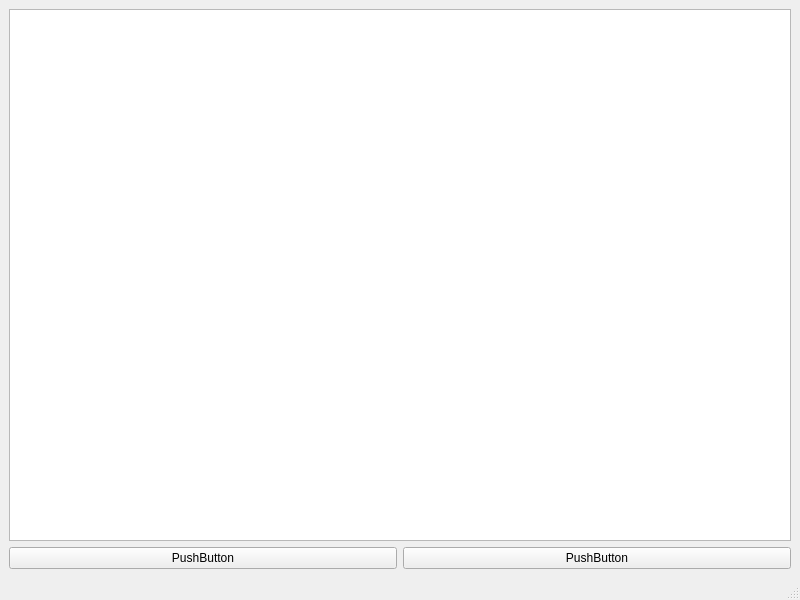
<?xml version="1.0" encoding="UTF-8"?>
<ui version="4.0">
 <class>MainWindow</class>
 <widget class="QMainWindow" name="MainWindow">
  <property name="geometry">
   <rect>
    <x>0</x>
    <y>0</y>
    <width>800</width>
    <height>600</height>
   </rect>
  </property>
  <property name="windowTitle">
   <string>MainWindow</string>
  </property>
  <widget class="QWidget" name="centralwidget">
   <layout class="QGridLayout" name="gridLayout_2">
    <item row="1" column="0">
     <layout class="QVBoxLayout" name="verticalLayout">
      <item>
       <layout class="QHBoxLayout" name="horizontalLayout">
        <item>
         <widget class="QPushButton" name="pushButton">
          <property name="text">
           <string>PushButton</string>
          </property>
         </widget>
        </item>
        <item>
         <widget class="QPushButton" name="pushButton_2">
          <property name="text">
           <string>PushButton</string>
          </property>
         </widget>
        </item>
       </layout>
      </item>
     </layout>
    </item>
    <item row="0" column="0">
     <widget class="QListWidget" name="listWidget"/>
    </item>
   </layout>
  </widget>
  <widget class="QMenuBar" name="menubar">
   <property name="geometry">
    <rect>
     <x>0</x>
     <y>0</y>
     <width>800</width>
     <height>24</height>
    </rect>
   </property>
  </widget>
  <widget class="QStatusBar" name="statusbar"/>
 </widget>
 <resources>
  <include location="../resources/resources.qrc"/>
 </resources>
 <connections/>
</ui>
